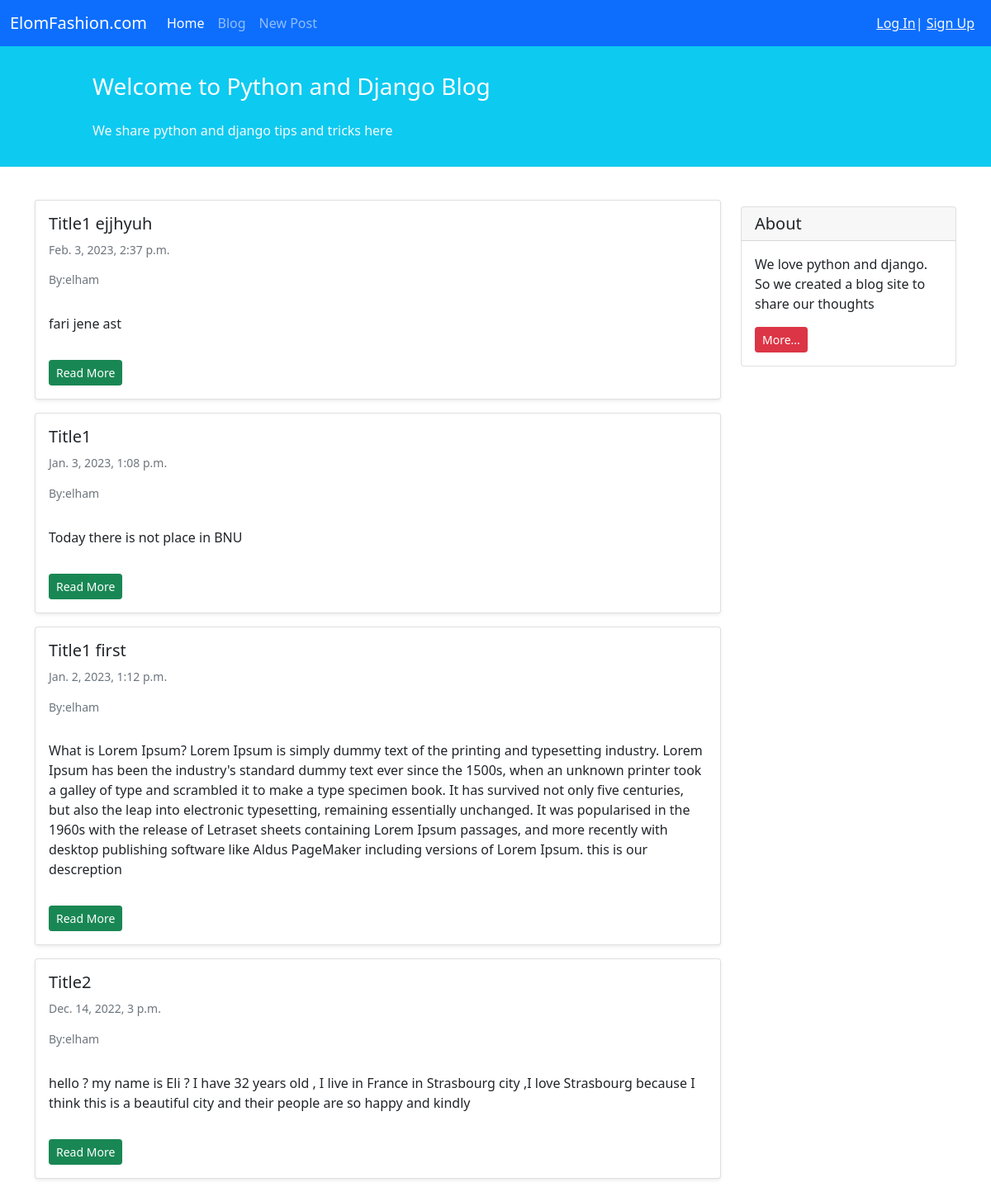
The page /blog/ on the database as committed earlier.
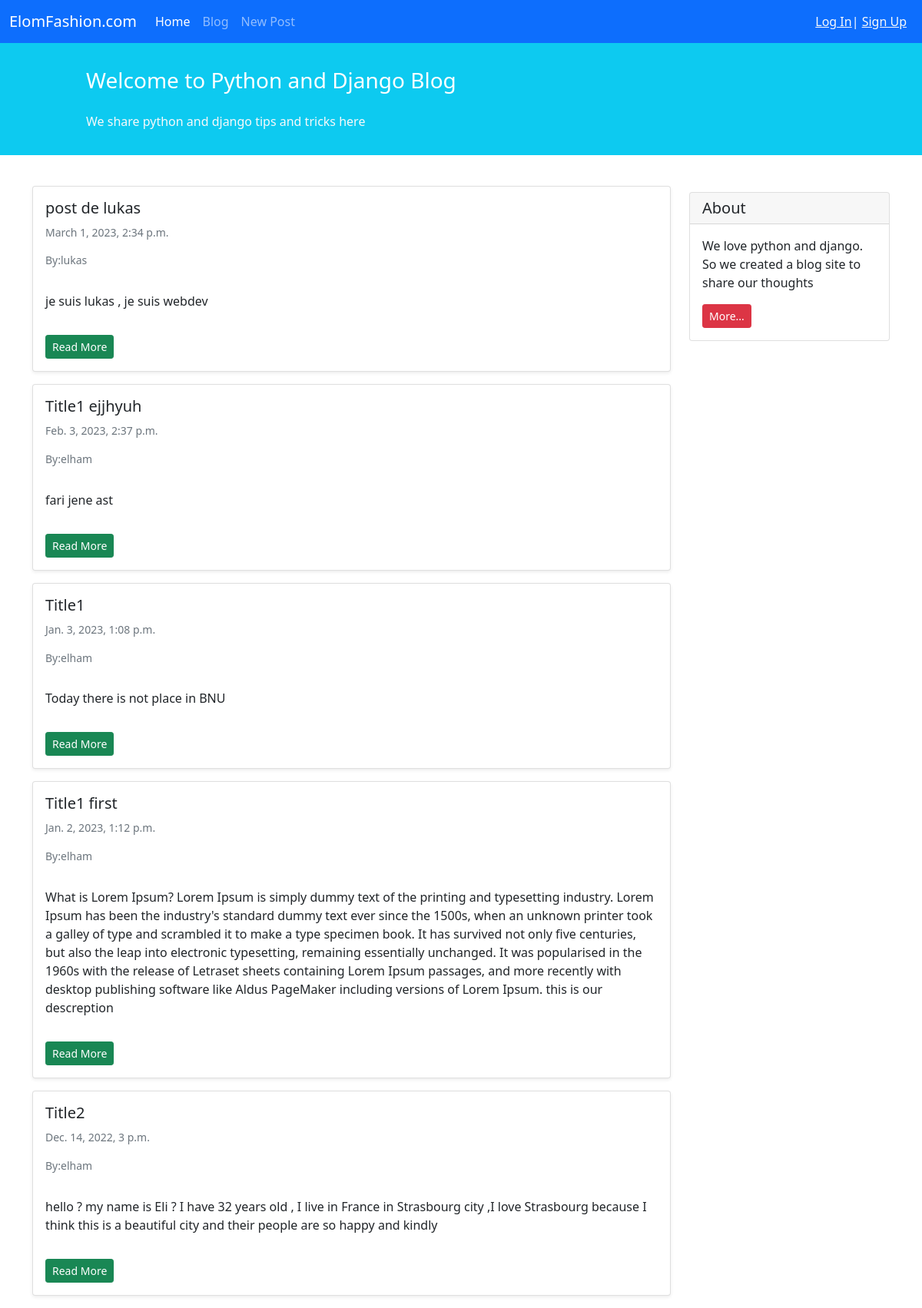
The same page on the database as committed later.
### blogs/models.py (models this page shows, shortened)
class Post(models.Model):
    STATUS_CHOICES = (
        ('pub', 'published'),
        ('drf', 'draft')
    )
    title = models.CharField(max_length=100)
    text = models.TextField()
    author = models.ForeignKey('auth.User', on_delete=models.CASCADE)
    datetime_created = models.DateTimeField(auto_now_add=True)
    datatime_modified = models.DateTimeField(auto_now=True)
    status = models.CharField(choices=STATUS_CHOICES, max_length=3)

### blogs/views.py (the view)
# urls.py: path('', views.PostListView.as_view(), name='post_list'),
class PostListView(generic.ListView):
    model = Post
    template_name = 'blogs/post_list.html'
    context_object_name = 'posts'
    def get_queryset(self):
        return Post.objects.filter(status='pub').order_by('-datatime_modified')

### blogs/templates/blogs/post_list.html (shortened to what this page needs)
{% extends '_base.html'%}
{% block content %}
<div class="container mt-4">
    <div class="row">
        <div class="col-9">
            {% for post in posts %}
                <div class="card shadow-sm my-3">
                    <div class="card-body">
                        <h5 class="card-title">{{post.title}}</h5>
                        <h6 class="card-subtitle mb-2 text-muted small py-2">{{ post.datatime_modified }}</h6>
                        <h6 class="card-subtitle mb-2 text-muted small py-2">By:{{ post.author }}</h6>
                        <p class="card-text py-3">{{post.text}}</p>
                        <a href ="{% url 'post_detail' post.id %} "   class="btn btn-sm btn-success" title=pk:{{post.id}}>Read More</a>
                    </div>
                </div>
            {% endfor %}
        </div>
        <div class="col-3">
                <div class="card my-4">
                    <h5 class="card-header">About</h5>
                    <div class="card-body">
                        <p class="card-text">We love python and django. So we created a blog site to share our
                            thoughts</p>
                        <a href="#"
                           class="btn btn-sm btn-danger">
                            More...
                        </a>
                    </div>
                </div>
        </div>
    </div>
</div>
{% endblock content %}

### templates/_base.html (shortened to what this page needs)
<html>
<head>
    <link href="https://cdn.jsdelivr.net/npm/bootstrap@5.1.3/dist/css/bootstrap.min.css" rel="stylesheet"
>
</head>
<body>
<nav class="navbar navbar-expand-lg navbar-dark bg-primary">
    <div class="container-fluid">
        <a class="navbar-brand" href="#">ElomFashion.com</a>
        <div class="collapse navbar-collapse" id="navbarNavAltMarkup">
            <div class="navbar-nav">
                <a class="nav-link active" aria-current="page" href="{% url 'home_list' %}">Home</a>
                <a class="nav-link" href="{% url 'post_list' %}">Blog</a>
                <a class="nav-link" href="{% url 'post_create' %} ">New Post</a>
            </div>
        </div>
        <div class="mx-2 text-white">
            {% if user.is_authenticated %}
                Welcome {{ user.username }}| <a class="text-light" href="{% url 'logout' %} ">LogOut</a>
            {% else %}
             <a class="text-light" href="{% url 'login' %} ">Log In</a>| <a class="text-light" href="{% url 'signup' %} ">Sign Up</a>
            {% endif %}
        </div>
    </div>
</nav>
<div class="container-fluid bg-info">
    <div class="row py-3">
        <div class="col-md-8 col-md-10 mx-auto">
            <h3 class="my-4 mt-3 text-white">Welcome to Python and Django Blog</h3>
            <p class="text-light">We share python and django tips and tricks here</p>
        </div>
    </div>
</div>
    {% block content %}
    {% endblock content %}
</body>
</html>

Rows that differ between the two databases and show on the page:
added Post: title "post de lukas", datatime_modified "March 1, 2023, 2:34 p.m.", author "lukas", text "je suis lukas , je suis webdev"
